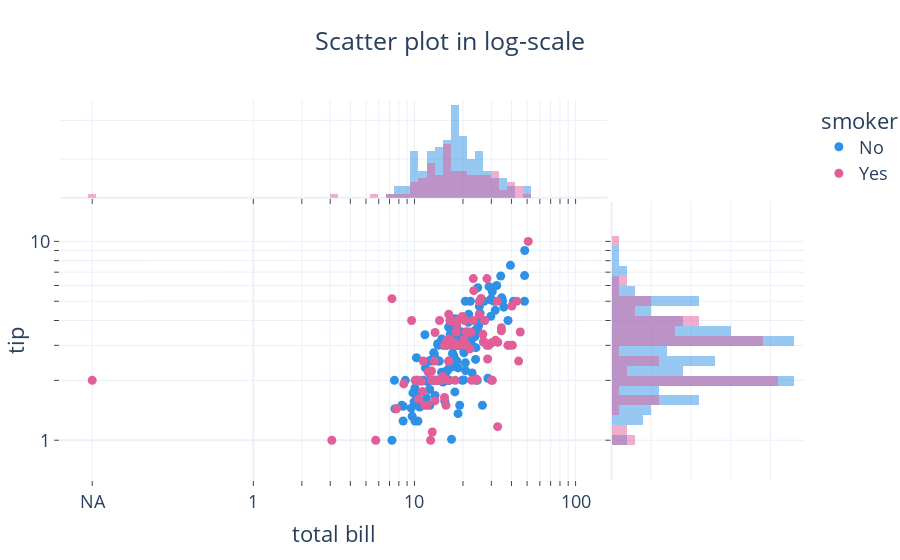

Source (notebook cell):
### Code cell
fig = px.scatter(tips, x="log10_total_bill", y="log10_tip", color="smoker", marginal_y="histogram", marginal_x="histogram",
    hover_data=dict(total_bill=True, tip=True, log10_total_bill=False, log10_tip=False),
    range_x=[total_bill_tickvals.min() - 0.2, total_bill_tickvals.max() + 0.2],
    range_y=[tip_tickvals.min() - 0.2, tip_tickvals.max() + 0.2],
    title="Scatter plot in log-scale")
fig.for_each_xaxis(lambda axis: axis.update(ticks="outside", ticktext=total_bill_ticktext, tickvals=total_bill_tickvals, tickangle=0) if axis.anchor != 'y2' else (),)
fig.for_each_yaxis(lambda axis: axis.update(ticks="outside", ticktext=tip_ticktext, tickvals=tip_tickvals, tickangle=0) if axis.anchor != 'x3' else (),)
fig.update_layout(xaxis_title="total bill", yaxis_title="tip", title_x=0.5, margin=dict(l=0))
fig.update_traces(selector=dict(type="histogram"), nbinsx=80, nbinsy=40)
fig.show(config={'displaylogo': False})

### Figure 1 — Plotly figure (JSON) as saved in the notebook; plotly's stock layout.template omitted (floating-point values rounded to 4 significant figures; data arrays with more than 128 entries replaced by an {"elided": "..."} marker saying what was removed)
{"data": [{"customdata": {"elided": "151x2 float values"}, "hovertemplate": "smoker=No<br>total_bill=%{customdata[0]}<br>tip=%{customdata[1]}<extra></extra>", "legendgroup": "No", "marker": {"color": "#2E91E5", "symbol": "circle"}, "mode": "markers", "name": "No", "orientation": "v", "showlegend": true, "type": "scatter", "x": {"elided": "151 float values"}, "xaxis": "x", "y": {"elided": "151 float values"}, "yaxis": "y"}, {"alignmentgroup": "True", "bingroup": "x", "hovertemplate": "smoker=No<br>count=%{y}<extra></extra>", "legendgroup": "No", "marker": {"color": "#2E91E5"}, "name": "No", "nbinsx": 80, "nbinsy": 40, "offsetgroup": "No", "opacity": 0.5, "showlegend": false, "type": "histogram", "x": {"elided": "151 float values"}, "xaxis": "x3", "yaxis": "y3"}, {"alignmentgroup": "True", "bingroup": "y", "hovertemplate": "smoker=No<br>count=%{x}<extra></extra>", "legendgroup": "No", "marker": {"color": "#2E91E5"}, "name": "No", "nbinsx": 80, "nbinsy": 40, "offsetgroup": "No", "opacity": 0.5, "showlegend": false, "type": "histogram", "xaxis": "x2", "y": {"elided": "151 float values"}, "yaxis": "y2"}, {"customdata": {"elided": "93x2 float values"}, "hovertemplate": "smoker=Yes<br>total_bill=%{customdata[0]}<br>tip=%{customdata[1]}<extra></extra>", "legendgroup": "Yes", "marker": {"color": "#E15F99", "symbol": "circle"}, "mode": "markers", "name": "Yes", "orientation": "v", "showlegend": true, "type": "scatter", "x": [1.58, 1.051, 1.307, 1.14, 1.042, 1.262, 0.4871, 1.176, 1.429, 1.403, 1.253, 1.289, 1.514, 1.462, 0.7597, 1.213, 1.604, 1.436, 1.08, 1.322, 1.055, 1.187, 1.646, 1.351, 1.186, 1.312, 1.402, 1.156, 1.204, 1.243, 1.025, 1.027, 1.706, 1.199, 0.8603, 1.503, 1.226, 1.517, 1.253, 1.161, 0.9823, 1.539, 1.54, 1.368, 1.657, 1.365, 1.608, 1.32, 1.484, 1.259, 1.364, 1.196, 1.297, 1.454, 1.19, 1.22, 1.015, 1.635, 1.114, 1.131, 1.272, 1.105, 1.114, 1.215, 1.312, 1.217, 1.425, 1.588, 1.385, 1.106, 1.478, 1.413, 1.123, 1.45, 1.111, 1.449, 1.064, 0.8887, 1.479, 1.085, 1.128, 0.9335, 1.128, 1.211, 1.004, 1.345, 1.38, 1.196, 1.191, 1.1, 1.516, -1, 1.355], "xaxis": "x", "y": [0.4771, 0.2455, 0.5065, 0.301, 0.2967, 0.5752, 0, 0.3201, 0.4969, 0.699, 0.4886, 0.4771, 0.699, 0.4771, 0, 0.6335, 0.6749, 0.6021, 0.1761, 0.4771, 0.3979, 0.4771, 0.3979, 0.5416, 0.2148, 0.6085, 0.6325, 0.6021, 0.301, 0.4771, 0.2068, 0.301, 1, 0.4997, 0.7118, 0.5024, 0.6021, 0.4928, 0.301, 0.301, 0.6021, 0.5502, 0.5658, 0.752, 0.5441, 0.8129, 0.4771, 0.5441, 0.301, 0.5441, 0.6021, 0.1761, 0.6222, 0.4082, 0.3054, 0.6021, 0.301, 0.699, 0.301, 0.301, 0.6021, 0.3032, 0.301, 0.3979, 0.6021, 0.5092, 0.5328, 0.4771, 0.3075, 0.3483, 0.301, 0.7126, 0.3979, 0.8129, 0.04139, 0.4771, 0.1761, 0.1584, 0.49, 0.3424, 0.5416, 0.2833, 0.1987, 0.3979, 0.301, 0.4594, 0.301, 0.4771, 0.4771, 0, 0.06819, 0.301, 0.301], "yaxis": "y"}, {"alignmentgroup": "True", "bingroup": "x", "hovertemplate": "smoker=Yes<br>count=%{y}<extra></extra>", "legendgroup": "Yes", "marker": {"color": "#E15F99"}, "name": "Yes", "nbinsx": 80, "nbinsy": 40, "offsetgroup": "Yes", "opacity": 0.5, "showlegend": false, "type": "histogram", "x": [1.58, 1.051, 1.307, 1.14, 1.042, 1.262, 0.4871, 1.176, 1.429, 1.403, 1.253, 1.289, 1.514, 1.462, 0.7597, 1.213, 1.604, 1.436, 1.08, 1.322, 1.055, 1.187, 1.646, 1.351, 1.186, 1.312, 1.402, 1.156, 1.204, 1.243, 1.025, 1.027, 1.706, 1.199, 0.8603, 1.503, 1.226, 1.517, 1.253, 1.161, 0.9823, 1.539, 1.54, 1.368, 1.657, 1.365, 1.608, 1.32, 1.484, 1.259, 1.364, 1.196, 1.297, 1.454, 1.19, 1.22, 1.015, 1.635, 1.114, 1.131, 1.272, 1.105, 1.114, 1.215, 1.312, 1.217, 1.425, 1.588, 1.385, 1.106, 1.478, 1.413, 1.123, 1.45, 1.111, 1.449, 1.064, 0.8887, 1.479, 1.085, 1.128, 0.9335, 1.128, 1.211, 1.004, 1.345, 1.38, 1.196, 1.191, 1.1, 1.516, -1, 1.355], "xaxis": "x3", "yaxis": "y3"}, {"alignmentgroup": "True", "bingroup": "y", "hovertemplate": "smoker=Yes<br>count=%{x}<extra></extra>", "legendgroup": "Yes", "marker": {"color": "#E15F99"}, "name": "Yes", "nbinsx": 80, "nbinsy": 40, "offsetgroup": "Yes", "opacity": 0.5, "showlegend": false, "type": "histogram", "xaxis": "x2", "y": [0.4771, 0.2455, 0.5065, 0.301, 0.2967, 0.5752, 0, 0.3201, 0.4969, 0.699, 0.4886, 0.4771, 0.699, 0.4771, 0, 0.6335, 0.6749, 0.6021, 0.1761, 0.4771, 0.3979, 0.4771, 0.3979, 0.5416, 0.2148, 0.6085, 0.6325, 0.6021, 0.301, 0.4771, 0.2068, 0.301, 1, 0.4997, 0.7118, 0.5024, 0.6021, 0.4928, 0.301, 0.301, 0.6021, 0.5502, 0.5658, 0.752, 0.5441, 0.8129, 0.4771, 0.5441, 0.301, 0.5441, 0.6021, 0.1761, 0.6222, 0.4082, 0.3054, 0.6021, 0.301, 0.699, 0.301, 0.301, 0.6021, 0.3032, 0.301, 0.3979, 0.6021, 0.5092, 0.5328, 0.4771, 0.3075, 0.3483, 0.301, 0.7126, 0.3979, 0.8129, 0.04139, 0.4771, 0.1761, 0.1584, 0.49, 0.3424, 0.5416, 0.2833, 0.1987, 0.3979, 0.301, 0.4594, 0.301, 0.4771, 0.4771, 0, 0.06819, 0.301, 0.301], "yaxis": "y2"}], "layout": {"barmode": "overlay", "legend": {"title": {"text": "smoker"}, "tracegroupgap": 0}, "margin": {"l": 0}, "title": {"text": "Scatter plot in log-scale", "x": 0.5}, "xaxis": {"anchor": "y", "domain": [0, 0.7363], "range": [-1.2, 2.2], "tickangle": 0, "ticks": "outside", "ticktext": ["NA", 1, " ", " ", " ", " ", " ", " ", " ", " ", 10, " ", " ", " ", " ", " ", " ", " ", " ", 100], "tickvals": [-1, 0, 0.301, 0.4771, 0.6021, 0.699, 0.7782, 0.8451, 0.9031, 0.9542, 1, 1.301, 1.477, 1.602, 1.699, 1.778, 1.845, 1.903, 1.954, 2], "title": {"text": "total bill"}}, "xaxis2": {"anchor": "y2", "domain": [0.7413, 1], "matches": "x2", "showgrid": true, "showline": false, "showticklabels": false, "ticks": ""}, "xaxis3": {"anchor": "y3", "domain": [0, 0.7363], "matches": "x", "showgrid": true, "showticklabels": false, "tickangle": 0, "ticks": "outside", "ticktext": ["NA", 1, " ", " ", " ", " ", " ", " ", " ", " ", 10, " ", " ", " ", " ", " ", " ", " ", " ", 100], "tickvals": [-1, 0, 0.301, 0.4771, 0.6021, 0.699, 0.7782, 0.8451, 0.9031, 0.9542, 1, 1.301, 1.477, 1.602, 1.699, 1.778, 1.845, 1.903, 1.954, 2]}, "xaxis4": {"anchor": "y4", "domain": [0.7413, 1], "matches": "x2", "showgrid": true, "showline": false, "showticklabels": false, "tickangle": 0, "ticks": "outside", "ticktext": ["NA", 1, " ", " ", " ", " ", " ", " ", " ", " ", 10, " ", " ", " ", " ", " ", " ", " ", " ", 100], "tickvals": [-1, 0, 0.301, 0.4771, 0.6021, 0.699, 0.7782, 0.8451, 0.9031, 0.9542, 1, 1.301, 1.477, 1.602, 1.699, 1.778, 1.845, 1.903, 1.954, 2]}, "yaxis": {"anchor": "x", "domain": [0, 0.7326], "range": [-0.2, 1.2], "tickangle": 0, "ticks": "outside", "ticktext": [1, " ", " ", " ", " ", " ", " ", " ", " ", 10], "tickvals": [0, 0.301, 0.4771, 0.6021, 0.699, 0.7782, 0.8451, 0.9031, 0.9542, 1], "title": {"text": "tip"}}, "yaxis2": {"anchor": "x2", "domain": [0, 0.7326], "matches": "y", "showgrid": true, "showticklabels": false, "tickangle": 0, "ticks": "outside", "ticktext": [1, " ", " ", " ", " ", " ", " ", " ", " ", 10], "tickvals": [0, 0.301, 0.4771, 0.6021, 0.699, 0.7782, 0.8451, 0.9031, 0.9542, 1]}, "yaxis3": {"anchor": "x3", "domain": [0.7426, 1], "matches": "y3", "showgrid": true, "showline": false, "showticklabels": false, "ticks": ""}, "yaxis4": {"anchor": "x4", "domain": [0.7426, 1], "matches": "y3", "showgrid": true, "showline": false, "showticklabels": false, "tickangle": 0, "ticks": "outside", "ticktext": [1, " ", " ", " ", " ", " ", " ", " ", " ", 10], "tickvals": [0, 0.301, 0.4771, 0.6021, 0.699, 0.7782, 0.8451, 0.9031, 0.9542, 1]}}}
